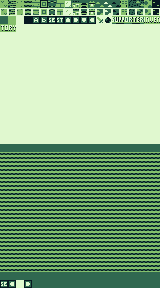

A 2D game scene composited from a Tiled map and its tileset images. What follows is a short description and the map's XML, with every tile layer's data as written:
An orthogonal 20x36 tile map with 8x8 px tiles, 1 tile layer (Camada de Blocos 1).

<map version="1.10" tiledversion="1.11.0" orientation="orthogonal" renderorder="right-down" width="20" height="36" tilewidth="8" tileheight="8" infinite="0" nextlayerid="2" nextobjectid="1">
 <tileset firstgid="1" source="metatile.tsx" />
 <layer id="1" name="Camada de Blocos 1" width="20" height="36">
  <data encoding="csv">
3,4,5,6,7,8,9,10,11,12,13,14,15,16,33,34,35,36,37,38,
19,20,21,22,23,24,25,26,27,28,29,30,31,32,49,50,51,52,53,54,
2,18,17,1,145,146,147,148,161,162,163,164,81,82,181,182,183,184,149,150,
151,152,17,17,17,17,17,17,17,17,17,17,17,17,17,17,17,17,17,17,
17,17,17,17,17,17,17,17,17,17,17,17,17,17,17,17,17,17,17,17,
17,17,17,17,17,17,17,17,17,17,17,17,17,17,17,17,17,17,17,17,
17,17,17,17,17,17,17,17,17,17,17,17,17,17,17,17,17,17,17,17,
17,17,17,17,17,17,17,17,17,17,17,17,17,17,17,17,17,17,17,17,
17,17,17,17,17,17,17,17,17,17,17,17,17,17,17,17,17,17,17,17,
17,17,17,17,17,17,17,17,17,17,17,17,17,17,17,17,17,17,17,17,
17,17,17,17,17,17,17,17,17,17,17,17,17,17,17,17,17,17,17,17,
17,17,17,17,17,17,17,17,17,17,17,17,17,17,17,17,17,17,17,17,
17,17,17,17,17,17,17,17,17,17,17,17,17,17,17,17,17,17,17,17,
17,17,17,17,17,17,17,17,17,17,17,17,17,17,17,17,17,17,17,17,
17,17,17,17,17,17,17,17,17,17,17,17,17,17,17,17,17,17,17,17,
17,17,17,17,17,17,17,17,17,17,17,17,17,17,17,17,17,17,17,17,
17,17,17,17,17,17,17,17,17,17,17,17,17,17,17,17,17,17,17,17,
17,17,17,17,17,17,17,17,17,17,17,17,17,17,17,17,17,17,17,17,
2,2,2,2,2,2,2,2,2,2,2,2,2,2,2,2,2,2,2,2,
6,6,6,6,6,6,6,6,6,6,6,6,6,6,6,6,6,6,6,6,
6,6,6,6,6,6,6,6,6,6,6,6,6,6,6,6,6,6,6,6,
6,6,6,6,6,6,6,6,6,6,6,6,6,6,6,6,6,6,6,6,
6,6,6,6,6,6,6,6,6,6,6,6,6,6,6,6,6,6,6,6,
6,6,6,6,6,6,6,6,6,6,6,6,6,6,6,6,6,6,6,6,
6,6,6,6,6,6,6,6,6,6,6,6,6,6,6,6,6,6,6,6,
6,6,6,6,6,6,6,6,6,6,6,6,6,6,6,6,6,6,6,6,
6,6,6,6,6,6,6,6,6,6,6,6,6,6,6,6,6,6,6,6,
6,6,6,6,6,6,6,6,6,6,6,6,6,6,6,6,6,6,6,6,
6,6,6,6,6,6,6,6,6,6,6,6,6,6,6,6,6,6,6,6,
6,6,6,6,6,6,6,6,6,6,6,6,6,6,6,6,6,6,6,6,
6,6,6,6,6,6,6,6,6,6,6,6,6,6,6,6,6,6,6,6,
6,6,6,6,6,6,6,6,6,6,6,6,6,6,6,6,6,6,6,6,
6,6,6,6,6,6,6,6,6,6,6,6,6,6,6,6,6,6,6,6,
6,6,6,6,6,6,6,6,6,6,6,6,6,6,6,6,6,6,6,6,
2,2,2,2,2,2,2,2,2,2,2,2,2,2,2,2,2,2,2,2,
147,164,17,162,2,2,2,2,2,2,2,2,2,2,2,2,2,2,2,2
</data>
 </layer>
</map>
